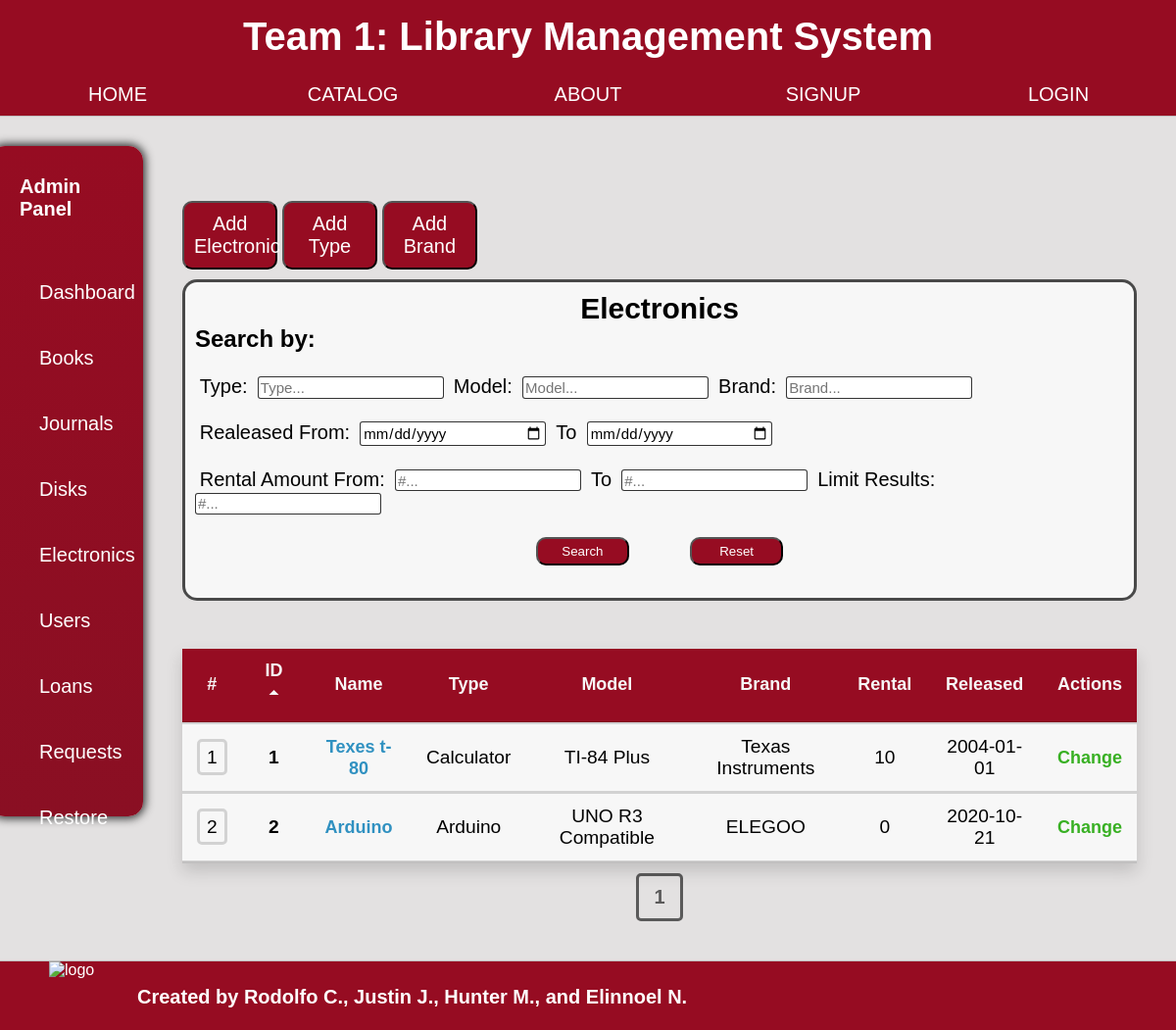
Screenshot of /admin/electronics.php with the database file from the repository.
### tables this page shows
CREATE TABLE `electronic` (
  `Electronic_id` int(11) NOT NULL,
  `Name` varchar(100) NOT NULL,
  `Type` int(11) NOT NULL,
  `Model` varchar(200) NOT NULL,
  `Brand` int(11) NOT NULL,
  `Img` varchar(60) NOT NULL,
  `Deleted_id` int(11) NOT NULL DEFAULT 0,
  `Rental_status` varchar(6) NOT NULL,
  `Description` varchar(2000) NOT NULL DEFAULT 'No description',
  `Release_date` date NOT NULL,
  `Reference_type` int(6) NOT NULL DEFAULT 4
);

CREATE TABLE `etype` (
  `ET_id` int(11) NOT NULL,
  `Electronic_type` varchar(45) NOT NULL
);

CREATE TABLE `brand` (
  `Brand_id` int(11) NOT NULL,
  `Brand_name` varchar(60) NOT NULL
);

### admin/electronics.php (the view, shortened to what this page needs)
<?php
    include_once 'adminpanel.php';
    $Output = '';
    $Variables = '';
    $SessionVars = array();
    $Limitby = '10';
    $DataArray = array();
?>
        <div class="content">
            <head2> <title>Electronics</title> <link rel="stylesheet" href="../style.css"> <link rel="stylesheet" href="astyle.css"></head2>
            <button class="add-item" onclick="location.href='electronic/add';">
                Add Electronic
            </button>
            <button class="add-item" style="margin-bottom: 1%;"  onclick="location.href='key/type';">Add Type</button>
            <button class="add-item" style="margin-bottom: 1%;" onclick="location.href='key/brand';">Add Brand</button>
            <form class="admin-form">
                <h2 style = "text-align:center;">Electronics</h2>
                <h4>Search by:</h4><br>
                <?php
                    if(!empty($_GET['sort'])){
                        $_SESSION["sortbyorder"] = $_GET['sort'];
                        $sortby = $_GET['sort'];
                        if(strpos($_SESSION["sortorder"], 'ASC') !== false){ $_SESSION["sortorder"] = 'DESC'; $icon = '<i><span class="material-icons-outlined">arrow_drop_down</span></i>'; $sort = 'DESC';}
                        else{ $_SESSION["sortorder"] = 'ASC'; $icon = '<i><span class="material-icons-outlined">arrow_drop_up</span></i>'; $sort = 'ASC';}
                    }
                    elseif(!empty($_GET['page'])){
                        $sortby = $_SESSION["sortbyorder"];
                        $sort = $_SESSION["sortorder"];
                        if($sort == 'ASC'){ $icon = '<i><span class="material-icons-outlined">arrow_drop_up</span></i>';}
                        else{ $icon = '<i><span class="material-icons-outlined">arrow_drop_down</span></i>';}
                    }
                    else{
                        $sortby = 'Electronic_id';
                        $sort = 'ASC';
                        $icon = '<i><span class="material-icons-outlined">arrow_drop_up</span></i>';
                    }
                ?>
                <label class="admin-label">Type:</label>
                    <input list="listType" name="Type" placeholder="Type..." class="admin-list"
                    <?php
                        if($_SESSION["Electronic-Type"] != '%%'){ $Value =  'value = "'.substr($_SESSION["Electronic-Type"], 1, -1).'"'; echo $Value; } ?>>
                            <?php
                                $DataArray = array_diff( $DataArray, $DataArray);
                                $sql = "SELECT * FROM etype";
                                if($result = mysqli_query($con,$sql)){
                                    if(mysqli_num_rows($result) > 0){
                                        while($row = mysqli_fetch_array($result)){
                                            $temp = $row['Electronic_type'];
                                            if(!in_array($temp, $DataArray)){
                                                $DataArray[] = $temp;
                                                echo "<option>$temp</option>";
                                            }
                                        }
                                    }
                                }
                            ?>
                <label class="admin-label">Model:</label>
                    <input list="listLModel" name="Model" placeholder="Model..." class="admin-list"
                    <?php if($_SESSION["Electronic-Model"] != '%%'){ $Value =  'value = "'.substr($_SESSION["Electronic-Model"], 1, -1).'"'; echo $Value; } ?>>
                            <?php
                                $DataArray = array_diff( $DataArray, $DataArray);
                                $sql = "SELECT Model, Deleted_id FROM electronic WHERE Deleted_id = 0";
                                if($result = mysqli_query($con,$sql)){
                                    if(mysqli_num_rows($result) > 0){
                                        while($row = mysqli_fetch_array($result)){
                                            $temp = $row['Model'];
                                            if(!in_array($temp, $DataArray)){
                                                $DataArray[] = $temp;
                                                echo "<option>$temp</option>";
                                            }
                                        }
                                    }
                                }
                            ?>
                <label class="admin-label">Brand:</label>
                    <input list="listBrand" name="Brand" placeholder="Brand..." class="admin-list"
                    <?php if($_SESSION["Electronic-Brand"] != '%%'){ $Value =  'value = "'.substr($_SESSION["Electronic-Brand"], 1, -1).'"'; echo $Value; } ?>>
                            <?php
                                $DataArray = array_diff( $DataArray, $DataArray);
                                $sql = "SELECT * FROM brand";
                                if($result = mysqli_query($con,$sql)){
                                    if(mysqli_num_rows($result) > 0){
                                        while($row = mysqli_fetch_array($result)){
                                            $temp = $row['Brand_name'];
                                            if(!in_array($temp, $DataArray)){
                                                $DataArray[] = $temp;
                                                echo "<option>$temp</option>";
                                            }
                                        }
                                    }
                                }
                            ?>
                    </input><br><br>
                <label class="admin-label">Realeased From:</label>
                    <input type="date" name="Date-From" class="admin-list"
                        <?php if(!empty($_SESSION["Electronic-Date-From"])){ $Value =  'value = "' .$_SESSION["Electronic-Date-From"].'"'; echo $Value; } ?>>
                    <label class="admin-label">To</label>
                    <input type="date" name="Date-To" class="admin-list"
                        <?php if(!empty($_SESSION["Electronic-Date-To"])){ $Value =  'value = "' .$_SESSION["Electronic-Date-To"].'"'; echo $Value; } ?>>
                <br><br><label class="admin-label">Rental Amount From:</label>
                    <input type="text" name="Rental-From" placeholder = '#...' class="admin-list"
                         <?php if(!empty($_SESSION["Electronic-Rental-From"])){ $Value =  'value = "' .$_SESSION["Electronic-Rental-From"].'"'; echo $Value; } ?>>
                    <label class="admin-label">To</label>
                    <input type="text" name="Rental-To" placeholder = '#...' class="admin-list"
                        <?php if(!empty($_SESSION["Electronic-Rental-To"])){ $Value =  'value = "' .$_SESSION["Electronic-Rental-To"].'"'; echo $Value; } ?>>
                <label class="admin-label">Limit Results:</label>
                <input type="text" name="Limit" placeholder="#..." class="admin-list"
                    <?php
                        if(!empty($_SESSION["Limit"])){ $Value =  'value = "'.$_SESSION["Limit"].'"'; echo $Value; } ?>>
                </input><br> <br>
                <div class="admin-button-line">
                    <label class="admin-button">
                        <button type="submit" name ="submit">Search</button>
                    </label>
                    <label class="admin-button">
                        <button type="submit" name ="reset">Reset</button>
                    </label><br><br>
                </div>
            </form>
        <table class = "content-table">
            <thread>
                <tr style = "font-size:18px;">
                    <th style = "width:1%;">#</th>
                    <th onclick="location.href='?sort=Electronic_id';" onmouseover="" style="cursor: pointer;">ID
                        <?php if($sortby == 'Electronic_id'){echo $icon;}?>
                    </th>
                    <th onclick="location.href='?sort=Name';" onmouseover="" style="cursor: pointer;">Name
                    </th>
                    <th onclick="location.href='?sort=Type';" onmouseover="" style="cursor: pointer;">Type
                    </th>
                    <th onclick="location.href='?sort=Model';" onmouseover="" style="cursor: pointer;">Model
                    </th>
                    <th onclick="location.href='?sort=Brand';" onmouseover="" style="cursor: pointer;">Brand
                    </th>
                    <th onclick="location.href='?sort=Rental_status';" onmouseover="" style="cursor: pointer;">Rental
                    </th>
                    <th onclick="location.href='?sort=Release_date';" onmouseover="" style="cursor: pointer;">Released
                    </th>
                    <th>Actions</th>
                </tr>
            </thread>
                <?php
                    $NumResults = 0;
                    $sql="SELECT electronic.Electronic_id, electronic.Type, electronic.Model, electronic.Brand, electronic.Rental_status, electronic.Release_date, electronic.Name,
                                electronic.Img, etype.ET_id, etype.Electronic_type, brand.Brand_id, brand.Brand_name
                                FROM electronic
                                INNER JOIN etype ON etype.ET_id = electronic.Type
                                INNER JOIN brand ON brand.Brand_id = electronic.Brand
                                WHERE Deleted_id=0 $Output";
                    $stmt = mysqli_stmt_init($con);
                    if(!mysqli_stmt_prepare($stmt,$sql)){ echo "SQL statement failed"; }
                    else{
                        if(!empty($Variables)){
                            mysqli_stmt_bind_param($stmt, $Variables, ...$SessionVars);
                            mysqli_stmt_execute($stmt);
                            $result=mysqli_stmt_get_result($stmt);
                        }
                        else{ $result = mysqli_query($con,$sql);}
                    }
                    $NumResults = $NumResults + mysqli_num_rows($result);
                    if(!isset($_GET['page'])){$page = 1;}
                    else{$page = $_GET['page'];}
                    $PageResults = $Limitby;
                    $NumOfPages = ceil($NumResults/$PageResults);
                    $FirstResult = ($page-1)*$PageResults;
                    $num = $FirstResult;
                    $result = "";
                    include '../connect.php';
                    $sql="SELECT electronic.Electronic_id, electronic.Type, electronic.Model, electronic.Brand, electronic.Rental_status, electronic.Release_date, electronic.Name,
                                electronic.Img, etype.ET_id, etype.Electronic_type, brand.Brand_id, brand.Brand_name
                            FROM electronic
                            INNER JOIN etype ON etype.ET_id = electronic.Type
                            INNER JOIN brand ON brand.Brand_id = electronic.Brand
                            WHERE Deleted_id=0 $Output
                            ORDER BY $sortby $sort
                            LIMIT $FirstResult, $PageResults";
                $stmt = mysqli_stmt_init($con);
                if(!mysqli_stmt_prepare($stmt,$sql)){ echo "SQL statement failed"; }
                else{
                    if(!empty($Variables)){
                        mysqli_stmt_bind_param($stmt, $Variables, ...$SessionVars);
                        mysqli_stmt_execute($stmt);
                        $result=mysqli_stmt_get_result($stmt);
                    }
                    else{ $result = mysqli_query($con,$sql);}
                    while($row=mysqli_fetch_assoc($result)){
                        $ID=$row['Electronic_id'];
                        $Name=$row['Name'];
                        $Type=$row['Electronic_type'];
                        $Model=$row['Model'];
                        $Brand=$row['Brand_name'];
                        $Rental=$row['Rental_status'];
                        $Released=$row['Release_date'];
                        $Img=$row['Img'];
                        $num += 1;
                        echo '
                        <tbody>
                            <tr id = '.$num.'>
                                <td id = "'.$num.'" onclick ="content()">
                                    <s style="padding:5px 7px; border-radius: 5px;">'.$num.'</s>
                                </td>
                                <td id = "'.$num.'" onclick ="content()">
                                    <b>'.$ID.'</b><br>
                                </td>
                                <td id = "'.$num.'" onclick ="content()">
                                    <b style = "color: #3091C1; font-size: 18px;">'.$Name.'</b><br>
                                </td>
                                <td id = "'.$num.'" onclick ="content()">'.$Type.'</td>
                                <td id = "'.$num.'" onclick ="content()">'.$Model.'</td>
                                <td id = "'.$num.'" onclick ="content()">'.$Brand.'</td>
                                <td id = "'.$num.'" onclick ="content()">'.$Rental.'</td>
                                <td id = "'.$num.'" onclick ="content()">'.$Released.'</td>
                                <td id = "'.$num.'" onclick ="content()">
                                    <button class = modal-button-open data-modal-target="#modal'.$num.'" style = "color: #38B023; font-size: 18px;">Change</button><br>
                                </td>
                            </tr>
                            <div class="modal" id="modal'.$num.'">
                                    <div class="title">'.$Name.'</div>
                                            <img src="../img/'.$Img.'" width=160 height=240 style="box-shadow: 0 .5rem 1rem rgba(0,0,0,.15)!important; border: 3px solid rgba(0,0,0,.25); border-radius: 5px;">
                                                    <b>Name:</b> '.$Name.'
                                                    <b>Type:</b> '.$Type.'
                                                    <b>Brand:</b> '.$Brand.'
                                                    <b>Released:</b> '.$Released.'
                                                    <b>Available Copies:</b> '.$Rental.'
                                                    <button type="button" class = "button-reserve" style="font-size: 25px;" onclick="location.href=\'electronic/update?electronicid='.$ID.'\'">Update Item</button>
                                                    <button type="button" class = "button-delete" style="font-size: 25px;" onclick="location.href=\'electronic/delete?deleteid='.$ID.'\'">Delete Item</button>
                                </div>
                            </div>
                        </tbody>';
                        }
                    }
                    echo '<div class = "PageCount">';
                    for($PageCount=1;$PageCount<=$NumOfPages;$PageCount++){
                        echo '<a href="?page='.$PageCount.'">';
                        if($PageCount == $page){
                            echo '<div class = "Selected-Page" style = "display:inline-block;">
                                        <b>'.$PageCount.'</b>
                                </div>
                            </a>';
                        }
                        else{
                            echo '<div class = "Unselected-Page" style = "display:inline-block;">
                                        <b>'.$PageCount.'</b>
                                </div>
                            </a>';
                        }
                    }
                    echo '</div>';
                ?>
<?php include_once '../footer.php'; ?>

### rows the page displays
electronic: Electronic_id "1", Name "Texes t-80", Type.Electronic_type "Calculator", Model "TI-84 Plus", Brand.Brand_name "Texas Instruments", Rental_status "10", Release_date "2004-01-01"
electronic: Electronic_id "2", Name "Arduino", Type.Electronic_type "Arduino", Model "UNO R3 Compatible", Brand.Brand_name "ELEGOO", Rental_status "0", Release_date "2020-10-21"

### other values shown
$about "ABOUT"
$sign "SIGNUP"
$log "LOGIN"
